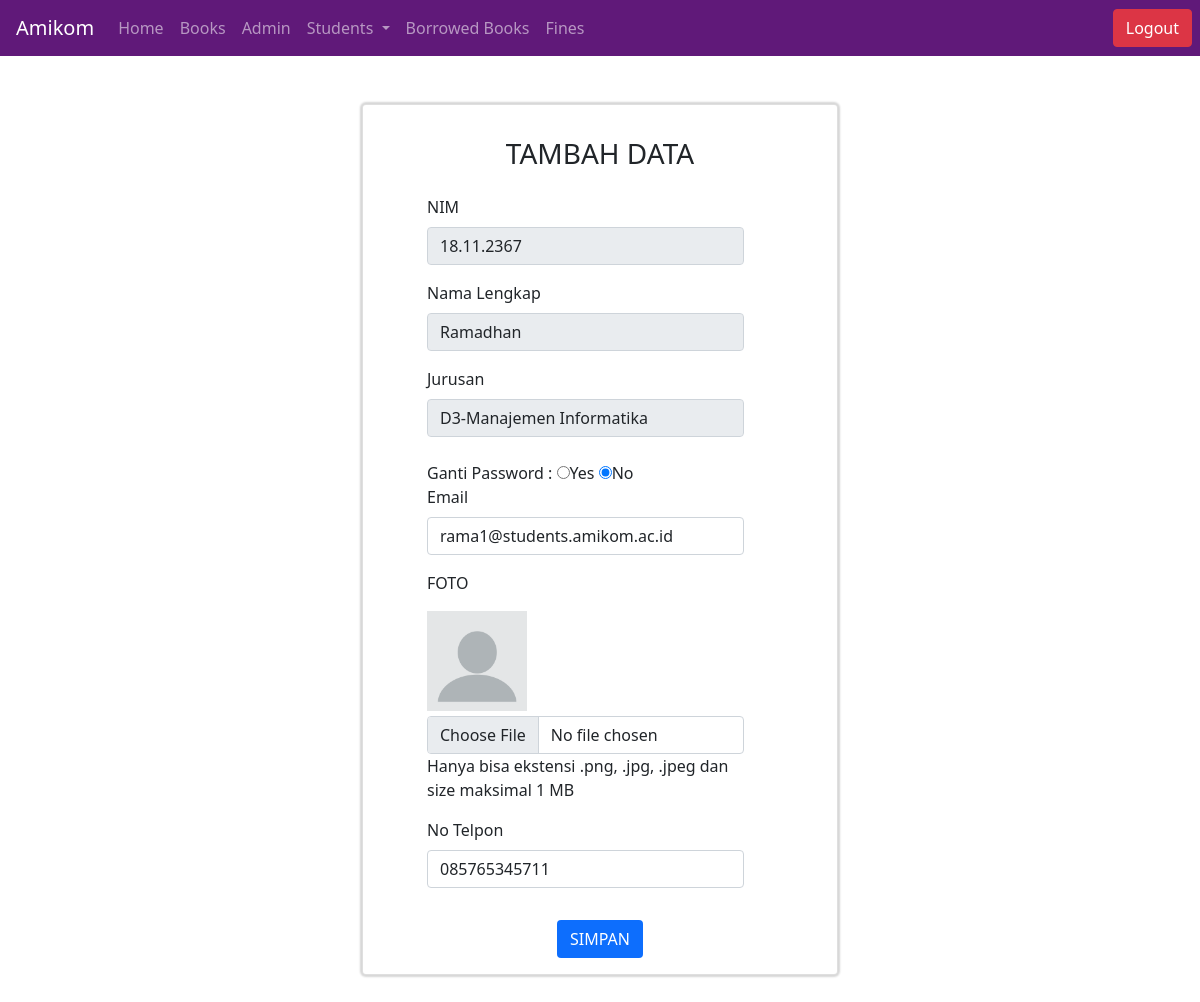
Page /editstudents.php?nim=18.11.2367 (signed in) on the committed database.
### tables this page shows
CREATE TABLE `students` (
  `nim` varchar(10) NOT NULL,
  `nama` varchar(50) NOT NULL,
  `password` varchar(32) NOT NULL,
  `email` varchar(50) NOT NULL,
  `Jurusan` varchar(30) NOT NULL,
  `jumlahBuku` int(11) NOT NULL,
  `foto` varchar(255) NOT NULL,
  `notelp` varchar(13) NOT NULL
);

### editstudents.php (the view, shortened to what this page needs)
<?php
include 'includes/conn.php';
?>
<!doctype html>
<html lang="en">
  <head>
    <link href="https://cdn.jsdelivr.net/npm/bootstrap@5.1.3/dist/css/bootstrap.min.css" rel="stylesheet">
    <link rel="stylesheet" href="https://cdn.jsdelivr.net/npm/bootstrap-icons@1.5.0/font/bootstrap-icons.css">
  </head>
  <body>
    <?php include 'includes/nav_admin.php' ;
$nim = $_GET['nim'];
$query = mysqli_query($conn, "SELECT * FROM students WHERE nim='$nim'");
while($data=mysqli_fetch_array($query)){
?>
      <div class="container d-flex justify-content-center col-md-5 ">
        <div class="card my-5 col-12">
          <div class="card-body mt-3 mx-5">
            <div class="mb-3 d-flex justify-content-center ">
                <h3>TAMBAH DATA</h3>
                </div>
                <form action="editstudents.php" role="form" method="post" enctype="multipart/form-data">
                      <div class="form-group mb-3 col-lg-11">
                          <label class="form-label">NIM</label>
                          <input type="text" class="form-control"name="nim"  value="<?= $data['nim'] ?>"readonly>
                      </div>
                      <div class="form-group mb-3 col-lg-11">
                          <label class="form-label">Nama Lengkap</label>
                          <input type="text" class="form-control"name="nama"  value="<?= $data['nama'] ?>" readonly>
                      </div>
                      <div class="form-group mb-4 col-lg-11">
                          <label class="form-label">Jurusan</label>
                          <input type="text" class="form-control" name="Jurusan"value="<?= $data['Jurusan'] ?>"readonly>
                      </div>
        <div>
            <label>Ganti Password : </label>
            <label><input type="radio" name="type" value="yes" />Yes</label>
            <label><input type="radio" name="type" value="no"checked />No</label>
        </div>
                      <div class="form-group mb-3 col-lg-11">
                          <label  class="form-label">Email</label>
                          <input type="email" class="form-control" name="email" value="<?= $data['email'] ?>" required>
                      </div>
                      <div class="form-group  mt-3 col-lg-11">
                          <label class="form-label">FOTO</label>
                          <div>
                             <img class="mt-2" src="photo/<?php echo $data['foto']; ?>" style="width: 100px;float: left;margin-bottom: 5px;">
                              <input type="file" class="form-control" name="foto" >
                              <p>Hanya bisa ekstensi .png, .jpg, .jpeg dan size maksimal 1 MB</p>
                              </div>
                      </div>
                      <div class="form-group my-3 col-lg-11">
                          <label class="form-label">No Telpon</label>
                          <input type="text" class="form-control"name="notelp" value="<?= $data['notelp'] ?>" pattern="[0-9]{10,13}"required >
                      </div>
                      </div>
                      <div class="d-flex justify-content-center mb-3">
                      <button type="submit" class="btn text-white bg-primary" name="simpan">SIMPAN</button>
                      </div>
        </div>
      </div>
      <?php
    }
?>
  </body>
</html>

### editstudents.php (style rules this page uses)
.card { background:white; box-shadow:0px 0px 2px 2px #d6d6d6; }

### rows in the picture
students: nim "18.11.2367", nama "Ramadhan", email "rama1@students.amikom.ac.id", foto (picture), notelp "085765345711"
